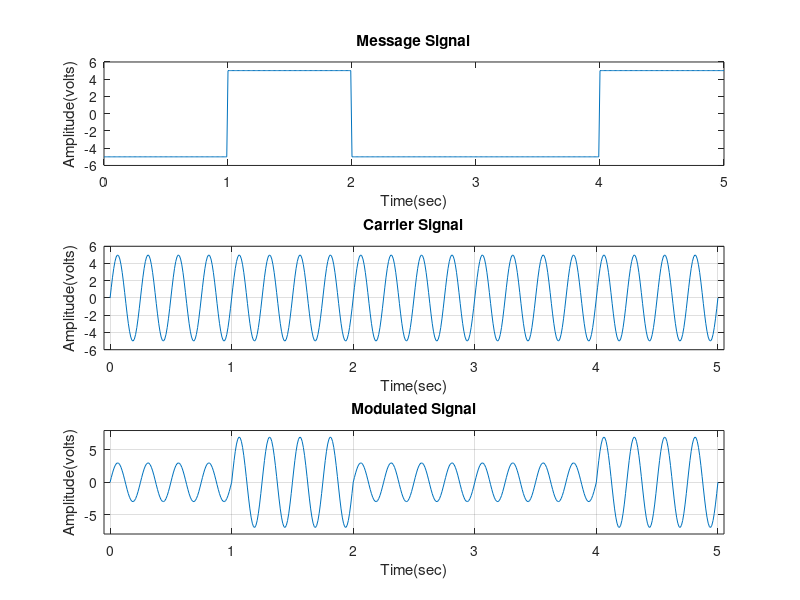

Source code (MATLAB):
clc;
clear all;
close all;
bitstream = [0 1 0 0 1];
n = length(bitstream);
highlogiclevelvoltage = +5;
lowlogiclevelvoltage = -5;
sampleperbit = 100;
t = 0:1/sampleperbit:n;
%(defining -5 for logic 0 and +5 for logic 1)
for i=1:1:n
if bitstream(i)==1
digitalsignalvoltage(i) = highlogiclevelvoltage;
else
digitalsignalvoltage(i) = lowlogiclevelvoltage;
end
end
totalsample = 1:1:(n+1)*sampleperbit;
%taking 100 (-5) or (5) for per bit
%in the loop there are 601 samples. first 100(0-99) samples are zero.
for i=1:1:n
for j=i:1/sampleperbit:i+1
digitalsignal(totalsample(i*sampleperbit):(i+1)*sampleperbit) = digitalsignalvoltage(i);
end
end
%eliminating firs 100 samples as they are out of the bit stream.
digitalsignal = digitalsignal(sampleperbit:end);
%plotting the digital signal with 501 sample
subplot(3,1,1);
plot(t,digitalsignal);
axis([0 n lowlogiclevelvoltage-1 highlogiclevelvoltage+1]);
xlabel('Time(sec)');
ylabel('Amplitude(volts)');
title('Message Signal');
%plotting the carrier signal
Ac =5;
fc=4;
phic = 0;
subplot(3,1,2);
carriersignal = Ac.*sin(2*pi*fc*t+phic);
plot(t,carriersignal);axis([-0.05 n+0.05 lowlogiclevelvoltage-1 highlogiclevelvoltage+1]);
xlabel('Time(sec)');
ylabel('Amplitude(volts)');
title('Carrier Signal');
grid on;
%modultaing process. In this modulating process we will change the
%amplitiude of the carrier signal according to the digital signal.
amplitudecomponentforsymbolone = Ac+2;
amplitudecomponentoforsymbolzero = Ac-2;
phasecomponent = 0;
%incresing or decreasing the amplitude of the carrier according to the bit stream.
for i= 1:1:(n*sampleperbit+1)
if digitalsignal(i) == highlogiclevelvoltage
amplitudecomponent(i) = amplitudecomponentforsymbolone;
else
amplitudecomponent(i) = amplitudecomponentoforsymbolzero;
end
end
%making the modulated signal with changed amplitude and plotting it.
modulatedsignal = amplitudecomponent.*sin(2*pi*fc*t+phic);
subplot(3,1,3);
plot(t,modulatedsignal);
axis([-0.05 n+0.05 -Ac-3 Ac+3]);
xlabel('Time(sec)');
ylabel('Amplitude(volts)');
title('Modulated Signal');
grid on;